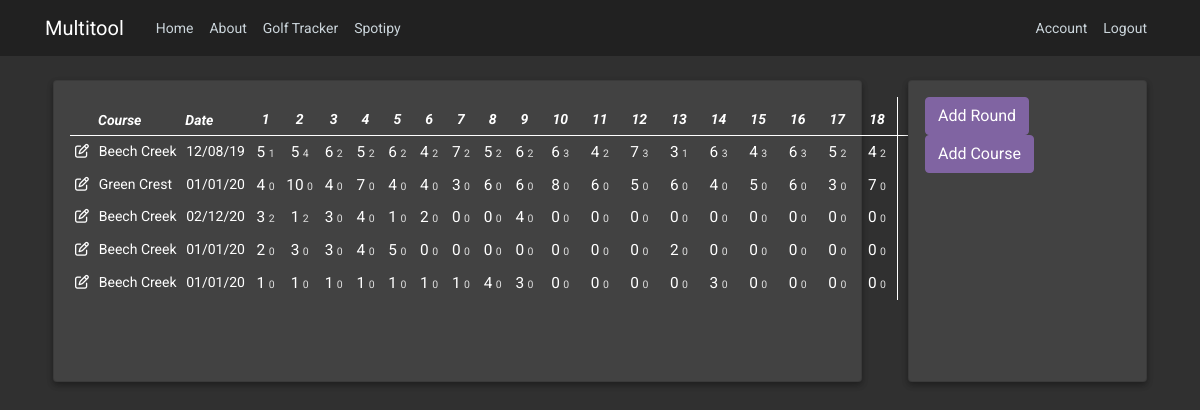
The app's page /golftracker (signed in) with its own data.
### multitool/models.py (models this page shows, shortened)
class Golf_Round(db.Model):
    id = db.Column(db.Integer, primary_key=True)
    description = db.Column(db.Text, nullable=False, default="N/A")
    date_played = db.Column(db.DateTime, default="N/A")
    h1Score = db.Column(db.Integer)
    h2Score = db.Column(db.Integer)
    h3Score = db.Column(db.Integer)
    h4Score = db.Column(db.Integer)
    h5Score = db.Column(db.Integer)
    h6Score = db.Column(db.Integer)
    h7Score = db.Column(db.Integer)
    h8Score = db.Column(db.Integer)
    h9Score = db.Column(db.Integer)
    h10Score = db.Column(db.Integer)
    h11Score = db.Column(db.Integer)
    h12Score = db.Column(db.Integer)
    h13Score = db.Column(db.Integer)
    h14Score = db.Column(db.Integer)
    h15Score = db.Column(db.Integer)
    h16Score = db.Column(db.Integer)
    h17Score = db.Column(db.Integer)
    h18Score = db.Column(db.Integer)
    h1Putt = db.Column(db.Integer)
    h2Putt = db.Column(db.Integer)
    h3Putt = db.Column(db.Integer)
    h4Putt = db.Column(db.Integer)
    h5Putt = db.Column(db.Integer)
    h6Putt = db.Column(db.Integer)
    h7Putt = db.Column(db.Integer)
    h8Putt = db.Column(db.Integer)
    h9Putt = db.Column(db.Integer)
    h10Putt = db.Column(db.Integer)
    h11Putt = db.Column(db.Integer)
    h12Putt = db.Column(db.Integer)
    h13Putt = db.Column(db.Integer)
    h14Putt = db.Column(db.Integer)
    h15Putt = db.Column(db.Integer)
    h16Putt = db.Column(db.Integer)
    h17Putt = db.Column(db.Integer)
    h18Putt = db.Column(db.Integer)
    frontScore = db.Column(db.Integer)
    backScore = db.Column(db.Integer)
    totalScore = db.Column(db.Integer)
    course_played = db.Column(db.Text, nullable=False)

### multitool/golf/routes.py (the view)
@golf.route("/golftracker")
def golftracker():
    golf_rounds = Golf_Round.query.all()
    golf_courses = Golf_Course.query.all()
    return render_template('golftracker.html', title='Golf Tracker', golf_rounds=golf_rounds, golf_courses=golf_courses)

### multitool/models.py (called while the page is built)
@login_manager.user_loader
def load_user(user_id):
    return User.query.get(int(user_id))

### multitool/templates/golftracker.html (shortened to what this page needs)
{% extends "layout.html" %}
{% block content %}
    <div class="row">
        <div class="col-md-9">
            <div class="card dark-card mb-5 mx-2">
                <div class="card-content">
                    <table class="table golf-table">
                        <thead>
                          <tr>
                            <th style="width: 2%;"></th>
                            <th scope="col" style="text-align: left; padding: 0.25rem; width: 20%;">Course</th>
                            <th scope="col" style="text-align: left; padding: 0.25rem;">Date</th>
                            <th scope="col">1</th>
                            <th scope="col">2</th>
                            <th scope="col">3</th>
                            <th scope="col">4</th>
                            <th scope="col">5</th>
                            <th scope="col">6</th>
                            <th scope="col">7</th>
                            <th scope="col">8</th>
                            <th scope="col">9</th>
                            <th scope="col">10</th>
                            <th scope="col">11</th>
                            <th scope="col">12</th>
                            <th scope="col">13</th>
                            <th scope="col">14</th>
                            <th scope="col">15</th>
                            <th scope="col">16</th>
                            <th scope="col">17</th>
                            <th scope="col">18</th>
                            <th scope="col" width="2%" class="golf-table-bordered">Out</th>
                            <th scope="col" width="2%" class="golf-table-bordered">In</th>
                            <th scope="col" width="2%" class="golf-table-bordered">Tot</th>
                          </tr>
                        </thead>
                        <tbody>
                            {% for golf_round in golf_rounds %}
                                <tr>
                                    <td><i class="far fa-edit" data-toggle="modal" data-target="#addRoundModal" id="open-modal3" data-id="{{ golf_round.id }}"></i></td>
                                    <td style="text-align: left;">{{ golf_round.course_played }}</td>
                                    <td style="text-align: left;">{{ golf_round.date_played.strftime('%m/%d/%y') }}</td>
                                    <td><span class="cell-score">{{ golf_round.h1Score }}</span> <span class="cell-putt"> {{ golf_round.h1Putt }}</span></td>
                                    <td><span class="cell-score">{{ golf_round.h2Score }}</span> <span class="cell-putt"> {{ golf_round.h2Putt }}</span></td>
                                    <td><span class="cell-score">{{ golf_round.h3Score }}</span> <span class="cell-putt"> {{ golf_round.h3Putt }}</span></td>
                                    <td><span class="cell-score">{{ golf_round.h4Score }}</span> <span class="cell-putt"> {{ golf_round.h4Putt }}</span></td>
                                    <td><span class="cell-score">{{ golf_round.h5Score }}</span> <span class="cell-putt"> {{ golf_round.h5Putt }}</span></td>
                                    <td><span class="cell-score">{{ golf_round.h6Score }}</span> <span class="cell-putt"> {{ golf_round.h6Putt }}</span></td>
                                    <td><span class="cell-score">{{ golf_round.h7Score }}</span> <span class="cell-putt"> {{ golf_round.h7Putt }}</span></td>
                                    <td><span class="cell-score">{{ golf_round.h8Score }}</span> <span class="cell-putt"> {{ golf_round.h8Putt }}</span></td>
                                    <td><span class="cell-score">{{ golf_round.h9Score }}</span> <span class="cell-putt"> {{ golf_round.h9Putt }}</span></td>
                                    <td><span class="cell-score">{{ golf_round.h10Score }}</span> <span class="cell-putt"> {{ golf_round.h10Putt }}</span></td>
                                    <td><span class="cell-score">{{ golf_round.h11Score }}</span> <span class="cell-putt"> {{ golf_round.h11Putt }}</span></td>
                                    <td><span class="cell-score">{{ golf_round.h12Score }}</span> <span class="cell-putt"> {{ golf_round.h12Putt }}</span></td>
                                    <td><span class="cell-score">{{ golf_round.h13Score }}</span> <span class="cell-putt"> {{ golf_round.h13Putt }}</span></td>
                                    <td><span class="cell-score">{{ golf_round.h14Score }}</span> <span class="cell-putt"> {{ golf_round.h14Putt }}</span></td>
                                    <td><span class="cell-score">{{ golf_round.h15Score }}</span> <span class="cell-putt"> {{ golf_round.h15Putt }}</span></td>
                                    <td><span class="cell-score">{{ golf_round.h16Score }}</span> <span class="cell-putt"> {{ golf_round.h16Putt }}</span></td>
                                    <td><span class="cell-score">{{ golf_round.h17Score }}</span> <span class="cell-putt"> {{ golf_round.h17Putt }}</span></td>
                                    <td><span class="cell-score">{{ golf_round.h18Score }}</span> <span class="cell-putt"> {{ golf_round.h18Putt }}</span></td>
                                    <td class="golf-table-bordered">{{ golf_round.frontScore }}</td>
                                    <td class="golf-table-bordered">{{ golf_round.backScore }}</td>
                                    <td class="golf-table-bordered">{{ golf_round.totalScore }}</td>
                                </tr>
                            {% endfor %}
                        </tbody>
                      </table>
                </div>
            </div>
        </div>
        <div class="col-md-3">
            <div class="card dark-card mb-5 mx-2">
                <div class="row card-content">
                    <div class="col-md-12">
                        <span style="padding-right: 0.5em;"><button type="button" class="btn btn-primary" data-toggle="modal" data-target="#addRoundModal" id="open-modal">Add Round</button></span>
                        <span><button type="button" class="btn btn-primary" data-toggle="modal" data-target="#addCourseModal" id="open-modal2">Add Course</button></span>
                    </div>
                </div>
            </div>
        </div>
    </div>
{% endblock content %}

### multitool/static/main.css (style rules this page uses)
body { font-family: 'Roboto', sans-serif; font-size: 14px; background: #303030; color: #ffffff; margin-top: 5rem; }
.btn-primary, .btn-primary:visited, .btn-primary:focus { background-color: #8064A2 !important; border-color: #8064A2 !important; box-shadow: 0 0 0 0 black !important; }
.dark-card { background: #424242; box-shadow: 0 3px 6px rgba(0,0,0,0.16), 0 3px 6px rgba(0,0,0,0.23); }
.card-content { min-height: 300px; color: #ffffff; -webkit-box-flex: 1; -ms-flex: 1 1 auto; flex: 1 1 auto; padding: 1rem; }
.table td { border-top: none; }
.table th { border-top: none; }
.table thead th { vertical-align: bottom; padding-bottom: 5px; border-bottom: 1px solid #fff; }
.golf-table th { text-align: center; font-style: italic; }
.golf-table td { padding: 0.3rem !important; text-align: center; white-space: nowrap; }
.golf-table-bordered { border-right: 1px solid #fff; border-left: 1px solid #fff; }
.cell-score { font-size: 1.1em; }
.cell-putt { color: #DFDFDF; font-size: 0.75em; }

### records on screen
Golf_Round: course_played "Beech Creek", date_played "12/08/19", h1Score "5", h1Putt "1", h2Score "5", h2Putt "4", h3Score "6", h3Putt "2", h4Score "5", h4Putt "2", h5Score "6", h5Putt "2", h6Score "4", h6Putt "2", h7Score "7", h7Putt "2", h8Score "5", h8Putt "2", h9Score "6", h9Putt "2", h10Score "6", h10Putt "3", h11Score "4", h11Putt "2", h12Score "7", h12Putt "3", h13Score "3", h13Putt "1", h14Score "6", h14Putt "3", h15Score "4", h15Putt "3", h16Score "6", h16Putt "3", h17Score "5", h17Putt "2", h18Score "4", h18Putt "2"
Golf_Round: course_played "Green Crest", date_played "01/01/20", h1Score "4", h1Putt "0", h2Score "10", h2Putt "0", h3Score "4", h3Putt "0", h4Score "7", h4Putt "0", h5Score "4", h5Putt "0", h6Score "4", h6Putt "0", h7Score "3", h7Putt "0", h8Score "6", h8Putt "0", h9Score "6", h9Putt "0", h10Score "8", h10Putt "0", h11Score "6", h11Putt "0", h12Score "5", h12Putt "0", h13Score "6", h13Putt "0", h14Score "4", h14Putt "0", h15Score "5", h15Putt "0", h16Score "6", h16Putt "0", h17Score "3", h17Putt "0", h18Score "7", h18Putt "0"
Golf_Round: course_played "Beech Creek", date_played "02/12/20", h1Score "3", h1Putt "2", h2Score "1", h2Putt "2", h3Score "3", h3Putt "0", h4Score "4", h4Putt "0", h5Score "1", h5Putt "0", h6Score "2", h6Putt "0", h7Score "0", h7Putt "0", h8Score "0", h8Putt "0", h9Score "4", h9Putt "0", h10Score "0", h10Putt "0", h11Score "0", h11Putt "0", h12Score "0", h12Putt "0", h13Score "0", h13Putt "0", h14Score "0", h14Putt "0", h15Score "0", h15Putt "0", h16Score "0", h16Putt "0", h17Score "0", h17Putt "0", h18Score "0", h18Putt "0"
Golf_Round: course_played "Beech Creek", date_played "01/01/20", h1Score "2", h1Putt "0", h2Score "3", h2Putt "0", h3Score "3", h3Putt "0", h4Score "4", h4Putt "0", h5Score "5", h5Putt "0", h6Score "0", h6Putt "0", h7Score "0", h7Putt "0", h8Score "0", h8Putt "0", h9Score "0", h9Putt "0", h10Score "0", h10Putt "0", h11Score "0", h11Putt "0", h12Score "0", h12Putt "0", h13Score "2", h13Putt "0", h14Score "0", h14Putt "0", h15Score "0", h15Putt "0", h16Score "0", h16Putt "0", h17Score "0", h17Putt "0", h18Score "0", h18Putt "0"
Golf_Round: course_played "Beech Creek", date_played "01/01/20", h1Score "1", h1Putt "0", h2Score "1", h2Putt "0", h3Score "1", h3Putt "0", h4Score "1", h4Putt "0", h5Score "1", h5Putt "0", h6Score "1", h6Putt "0", h7Score "1", h7Putt "0", h8Score "4", h8Putt "0", h9Score "3", h9Putt "0", h10Score "0", h10Putt "0", h11Score "0", h11Putt "0", h12Score "0", h12Putt "0", h13Score "0", h13Putt "0", h14Score "3", h14Putt "0", h15Score "0", h15Putt "0", h16Score "0", h16Putt "0", h17Score "0", h17Putt "0", h18Score "0", h18Putt "0"
